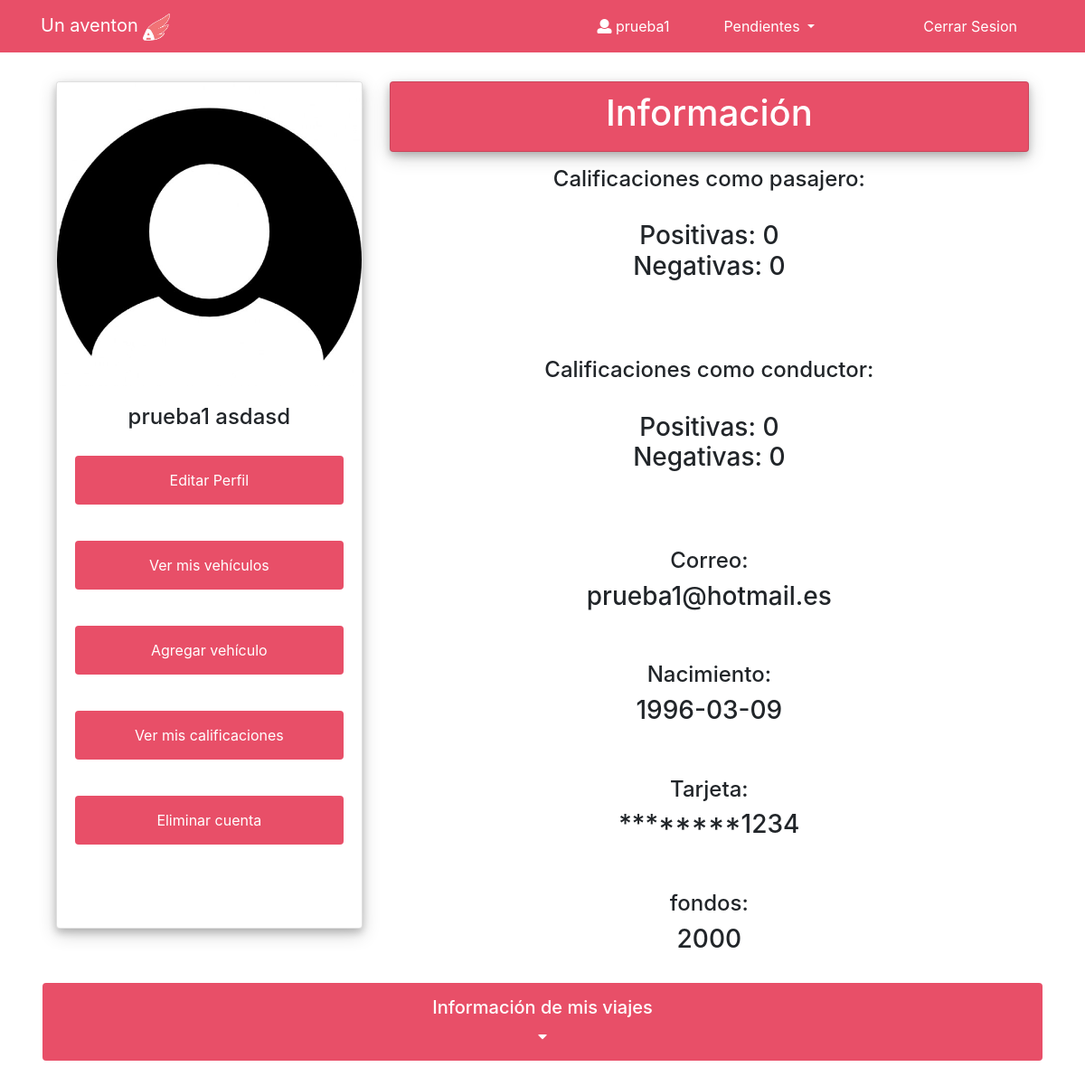
The app's page /perfil.php (signed in) with its own data.
### tables this page shows
CREATE TABLE `usuarios` (
  `id` int(11) NOT NULL,
  `correo` varchar(255) NOT NULL,
  `nombre` varchar(25) NOT NULL,
  `apellido` varchar(25) NOT NULL,
  `fechanac` date NOT NULL,
  `contrasena` varchar(255) NOT NULL,
  `fondos` int(11) NOT NULL,
  `codigo_tarjeta` varchar(12) NOT NULL,
  `calificacionPos` int(11) NOT NULL,
  `calificacionNeg` int(11) NOT NULL,
  `activo` tinyint(4) NOT NULL
);

CREATE TABLE `conductor` (
  `idUsuario` int(11) NOT NULL,
  `calificacionPos` int(11) NOT NULL,
  `calificacionNeg` int(11) NOT NULL
);

### app/Conexion.inc.php (called while the page is built, shortened)
<?php
class Conexion{
    private static $conexion;
    public static function abrir_conexion(){
        if (!isset(self::$conexion)){
            try{
                self::$conexion = new PDO('mysql:host='.NOMBRE_SERVIDOR.'; dbname='.NOMBRE_BD,NOMBRE_USUARIO,PASSWORD);
                self::$conexion -> setAttribute(PDO::ATTR_ERRMODE, PDO::ERRMODE_EXCEPTION);
                self::$conexion -> exec("SET CHARACTER SET utf8");
            } catch (PDOException $ex){
                 print "ERROR: ". $ex -> getMessage() . "<br>";
                 die();
            }
        }
    }
    public static function cerrar_conexion(){
        if(isset(self::$conexion)){
            self::$conexion =null;
        }
    }
    public static function obtener_conexion(){
        return self::$conexion;
    }
}

### app/repositorioUsuario.inc.php (called while the page is built, shortened)
<?php
include_once 'app/Usuario.inc.php';
class RepositorioUsuario{
    public static function obtener_usuario_por_id($conexion,$id){
        $usuario=null;
        if(isset($conexion)){
            try{
                $sql="SELECT * FROM usuarios WHERE id = :id";
                $sentencia =$conexion -> prepare($sql);
                $sentencia -> bindParam( ":id" , $id, PDO::PARAM_STR);
                $sentencia -> execute();
                $resultado=$sentencia -> fetch();
                if(!empty($resultado)){
                    $usuario =new Usuario($resultado['id'],$resultado['correo'],$resultado['nombre'],$resultado['apellido'],$resultado['fechanac'],$resultado['contrasena'],$resultado['fondos'],
                    $resultado['codigo_tarjeta'],$resultado['calificacionPos'],$resultado['calificacionNeg'],$resultado['activo']);
                }
            }catch(PDOException $ex){
                print "error". $ex ->getMessage();
            }
        }
        return $usuario;
    }
}

### app/Usuario.inc.php (called while the page is built, shortened)
<?php
class Usuario {
    private $id;
    private $correo;
    private $nombre;
    private $apellido;
    private $fechaNac;
    private $fondos;
    private $codigo_targeta;
    private $calificacionPos;
    private $calificacionNeg;
    public function __construct($id,$correo,$nombre,$apellido,$fechanac,$contraseña,$fondos,$codigo_targeta,$calificacionPos,$calificacionNeg,$activo) {
        $this -> id = $id;
        $this -> correo=$correo;
        $this -> nombre = $nombre;
        $this -> apellido = $apellido;
        $this -> fechaNac = $fechanac;
        $this -> fondos = $fondos;
        $this -> codigo_targeta=$codigo_targeta;
        $this -> calificacionPos=$calificacionPos;
        $this -> calificacionNeg=$calificacionNeg;
    }
    public function getId()
    {
        return $this->id;
    }
    public function getCorreo()
    {
        return $this->correo;
    }
    public function getNombre()
    {
        return $this->nombre;
    }
    public function getApellido()
    {
        return $this->apellido;
    }
    public function getFechaNac()
    {
        return $this->fechaNac;
    }
    public function getFondos()
    {
        return $this->fondos;
    }
    public function getCodigo_tarjeta()
    {
        return $this->codigo_targeta;
    }
    public function getCalificacionPos()
    {
        return $this->calificacionPos;
    }
    public function getCalificacionNeg()
    {
        return $this->calificacionNeg;
    }
 }

### app/repositorioConductor.inc.php (called while the page is built, shortened)
<?php
include_once 'app/conductor.inc.php';
class RepositorioConductor{
     public static function obtener_conductor_por_id($conexion,$idUsuario){
        $conductor=null;
        if(isset($conexion)){
            try{
                $sql="SELECT * FROM conductor WHERE idUsuario = :idUsuario";
                $sentencia =$conexion -> prepare($sql);
                $sentencia -> bindParam( ":idUsuario" , $idUsuario, PDO::PARAM_STR);
                $sentencia -> execute();
                $resultado=$sentencia -> fetch();
                if(!empty($resultado)){
                    $conductor =new Conductor($resultado['idUsuario'],$resultado['calificacionPos'],$resultado['calificacionNeg']);
                }
            }catch(PDOException $ex){
                print "error". $ex ->getMessage();
            }
        }
        return $conductor;
    }
  public static function esConductor($conexion,$idUsuario){
      $es=null;
      if(isset($conexion)){
          try{
              $sql="SELECT COUNT(*) AS si FROM conductor WHERE idUsuario= :idUsuario";
              $sentencia=$conexion -> prepare($sql);
              $sentencia -> bindParam(':idUsuario',$idUsuario,PDO::PARAM_STR);
              $sentencia ->execute();
              $resultado=$sentencia ->fetch();
              if($resultado['si']){
                  $es=true;
              }else{
                  $es=false;
              }
          }catch(PDOException $ex){
            print 'error: '. $ex ->getMessage();
          }
      }
     return $es;
  }
}

### app/Conductor.inc.php (called while the page is built, shortened)
<?php
class Conductor{
    private $calificacionPos;
    private $calificacionNeg;
public function __construct($idUsuario,$calificacionPos,$calificacionNeg){
    $this -> calificacionPos=$calificacionPos;
    $this -> calificacionNeg=$calificacionNeg;
}
    public function getCalificacionPos()
    {
        return $this->calificacionPos;
    }
    public function getCalificacionNeg()
    {
        return $this->calificacionNeg;
    }
}

### perfil.php (the view, shortened to what this page needs)
<?php
include_once 'app/Conexion.inc.php';
include_once 'app/repositorioUsuario.inc.php';
include_once 'app/repositorioConductor.inc.php';
include_once 'plantillas/documento-declaracion.inc.php';
$usuario = RepositorioUsuario::obtener_usuario_por_id(Conexion::obtener_conexion(), $_SESSION['id_usuario']);
if (RepositorioConductor::esConductor(Conexion::obtener_conexion(), $usuario->getId())) {
    $conductor = RepositorioConductor::obtener_conductor_por_id(Conexion::obtener_conexion(), $usuario->getId());
}
include_once 'plantillas/navbar2.inc.php';
?>
<div class="container contenedorasd">
    <div class="row">
        <div class="col-md-4">
            <div class="card">
                <?php
                $imagen = "img/usuario.jpg";
                ?>
                <img class="card-img-top" src="<?php echo $imagen ?>" alt="Card image cap">
                <div class="card-body text-center">
                    <h4 class="card-title"><?php
                        if (!empty($usuario)) {
                            echo ' ', $usuario->getNombre(), ' ', $usuario->getApellido();
                        }
                        ?></h4>
                    <a href="<?php echo RUTA_EDITOR_PERFIL ?> " class="btn botoncss form-control color1">Editar Perfil</a>
                    <br>
                    <br>
                    <a href="#" class="btn botoncss form-control color1"data-toggle="modal" data-target="#dialogo1">Ver mis vehículos</a>
                    <br>
                    <br>
                    <a href="<?php echo RUTA_INGRESO_PATENTE ?>" class="btn botoncss form-control color1">Agregar vehículo</a>
                    <br>
                    <br>
                    <a href="<?php echo RUTA_VER_MIS_CALIFICACIONES ?>" class="btn botoncss form-control color1">Ver mis calificaciones</a>
                    <br>
                    <br>
                    <a href="#" class="btn botoncss form-control color1"data-toggle="modal" data-target="#dialogo3">Eliminar cuenta</a>
                    <br>
                    <br>
                    <br>
                    <br>
                </div>
            </div>
        </div>
        <div class="col-md-8 text-center">
            <div class="card color1">
                <div class="card-heading color1">
                    <h1>Información</h1>
                </div>
            </div>
            <p class="card-text text-center">
                <?php
                if (!empty($usuario)) {
                    echo "<h4>Calificaciones como pasajero: </h4><br><h3>Positivas: ", $usuario->getCalificacionPos(), '<br>Negativas: ', $usuario->getCalificacionNeg(), '<h3>';
                    ?>
                    <br>
                    <br>
                    <?php
                    if (RepositorioConductor::esConductor(Conexion::obtener_conexion(), $usuario->getId())) {
                        echo "<h4>Calificaciones como conductor: </h4><br><h3>Positivas: ", $conductor->getCalificacionPos(), '<br>Negativas: ', $conductor->getCalificacionNeg(), '<h3>';
                        ?>
                        <br>
                        <br>
                        <?php
                    }
                    echo "<h4>Correo: </h4><h3>", $usuario->getCorreo(), "</h3>";
                    ?>
                    <br>
                    <br>
                    <?php
                    echo "<h4>Nacimiento: </h4><h3>", $usuario->getFechanac(), "</h3>";
                    ?>
                    <br>
                    <br>
                    <?php
                    if ($usuario->getCodigo_Tarjeta() != 0) {
                        echo "<h4>Tarjeta: </h4><h3>", "********" . substr($usuario->getCodigo_Tarjeta(), 8, 12), "</h3>";
                        ?>
                        <br>
                        <br><?php
                    }
                    if (RepositorioConductor::esConductor(Conexion::obtener_conexion(), $usuario->getId())) {
                        echo "<h4>fondos: </h4><h3>", $usuario->getFondos(), "</h3>";
                    }
                }
                ?>
            </p>
        </div>
        <a href"#" class='btn botoncss form-control' data-toggle='collapse' data-target='#infoviaje'>
           <h5> Información de mis viajes </h5>
            <i class="fas fa-caret-down"></i>
        </a><?php ?>
        <br>
        <br>
    </div>
</div>
<?php
include_once 'plantillas/documento-cierre.inc.php';
?>

### css/estilos.css (style rules this page uses)
.card-heading { margin:10px; }
body { background: url("../img/fondo1.jpg") no-repeat center center fixed; -webkit-background-size: cover; -moz-background-size: cover; -o-background-size: cover; background-size: cover; }
.contenedorasd { background-color:white; padding: 2em; margin-top: -3em; }
.color1 { background-color:#E84F68!important; }
.color1 h1 { color:white !important; }
.botoncss { background-color: #E84F68; border: none; color: white; padding: 15px 32px; text-align: center; text-decoration: none; display: inline-block; font-size: 16px; margin-top: 1em; }
.botoncss h5 { color:white !important; }
.botoncss i { color:white !important; }
div.card { box-shadow: 0 4px 8px 0 rgba(0, 0, 0, 0.2), 0 6px 20px 0 rgba(0, 0, 0, 0.19); text-align: center; }

### records on screen
usuarios: nombre "prueba1", apellido "asdasd", calificacionPos "0", calificacionNeg "0", correo "prueba1@hotmail.es", fechanac "1996-03-09", codigo_tarjeta "1234", fondos "2000"
conductor: calificacionPos "0", calificacionNeg "0"

### other values on screen
$_SESSION['nombre_usuario'] "prueba1"
